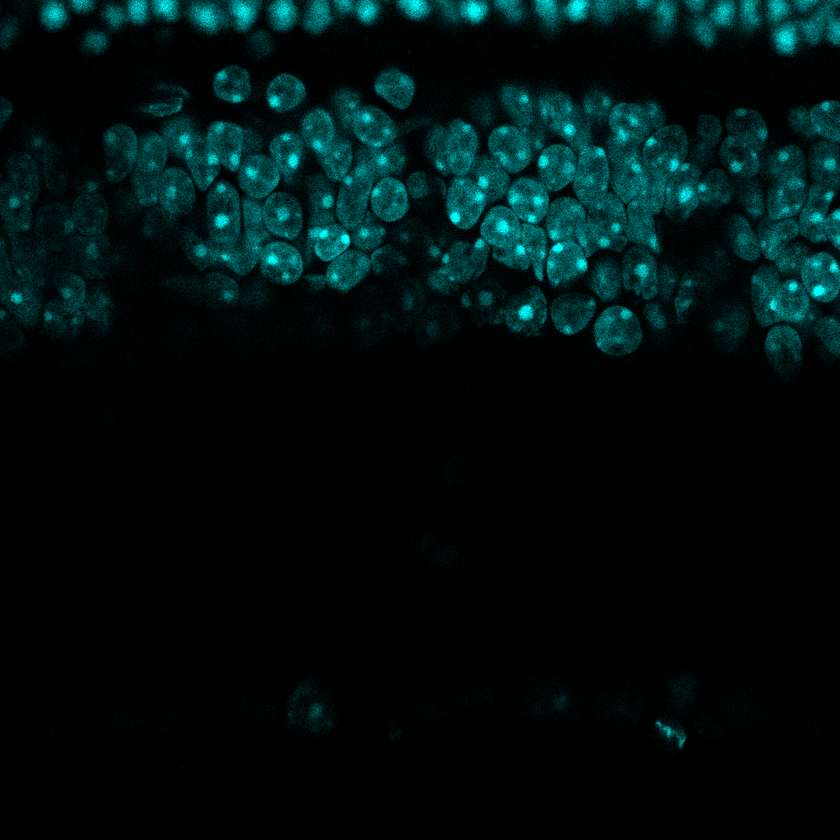
#> input picture image and seg data/C1-C30000.png, 840 x 840 px, shrunk from 1024 x 1024 before the run, found by its file name; its folder holds 5 pictures in this run
$ jupyter execute --allow-errors create_feature_map_c1c3000.ipynb   (older library calls are emulated)
#> lines starting #> are read from the running program, lines starting #| are printed output that depends on the picture
[cell 1]
import numpy as np
import pandas as pd
from skimage import io, measure, color
from skimage.feature import graycomatrix, graycoprops
from skimage.segmentation import find_boundaries
import matplotlib.pyplot as plt

[cell 2]
# --- Load Data ---
import os
im_path = r"C:\Users\shiva\OneDrive\Desktop\MASK-R-CNN-Vision-Biology-Lab\image and seg data"
file_name= os.listdir(im_path)
print(file_name)

[cell 3]
mask_path = os.path.join(im_path, 'C1-C30000_seg.npy')
image_path = os.path.join(im_path, 'C1-C30000.png')

# Load the image (convert to grayscale if it's RGB)
image = io.imread(image_path)
#> image is the input picture: shape (840, 840, 3); mean R, G, B 0, 16.2, 16.2
if image.ndim == 3:
    image = color.rgb2gray(image)
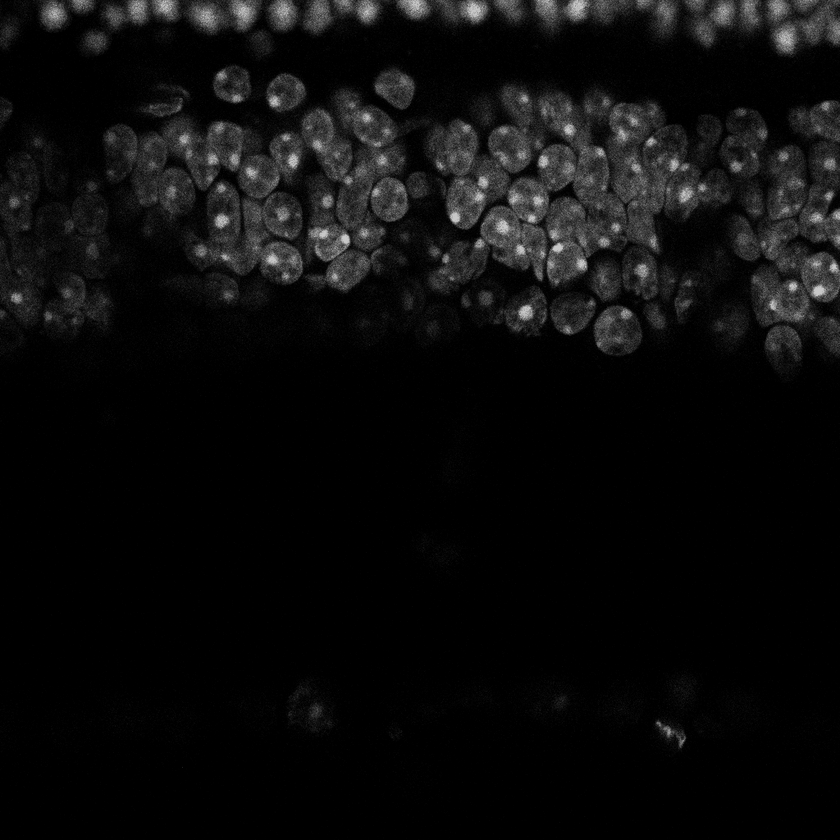
#> image: shape (840, 840) float64; min 0, max 0.788, mean 0.0501
# Ensure image is in a standard format (e.g., 8-bit or 16-bit unsigned integer)
image = (image / np.max(image) * 255).astype(np.uint8)
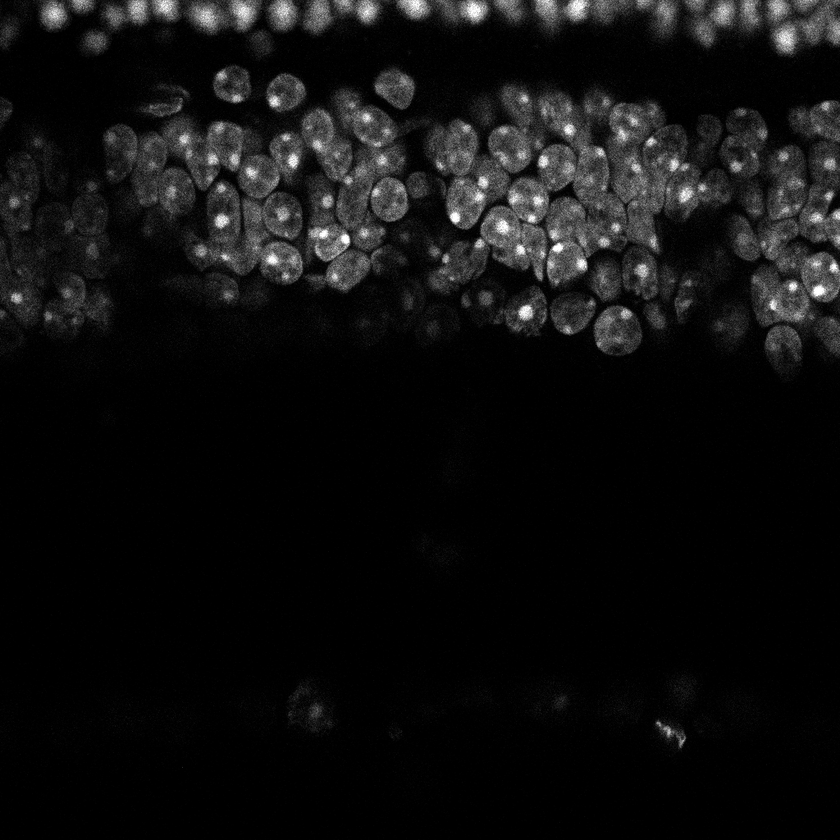
#> image: shape (840, 840); min 0, max 255, mean 16


#> (the rest of this cell did not finish here and is left out)
